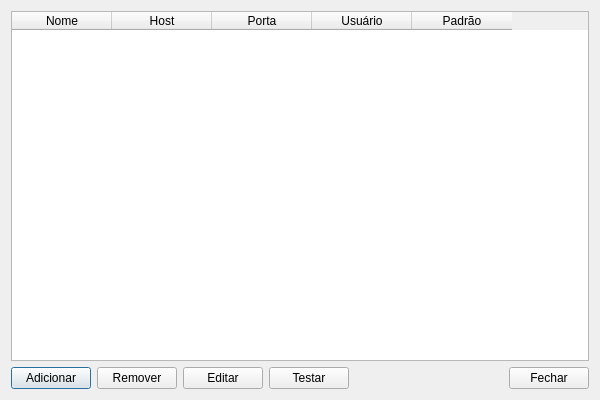
<?xml version="1.0" encoding="UTF-8"?>
<ui version="4.0">
 <class>ManageConnectionsDialog</class>
 <widget class="QDialog" name="ManageConnectionsDialog">
  <property name="geometry">
   <rect>
    <x>0</x>
    <y>0</y>
    <width>600</width>
    <height>400</height>
   </rect>
  </property>
  <property name="windowTitle">
   <string>Gerenciar Conexões PostGIS</string>
  </property>
  <layout class="QVBoxLayout" name="verticalLayout">
   <item>
    <widget class="QTableWidget" name="tblConexoes">
     <column>
      <property name="text">
       <string>Nome</string>
      </property>
     </column>
     <column>
      <property name="text">
       <string>Host</string>
      </property>
     </column>
     <column>
      <property name="text">
       <string>Porta</string>
      </property>
     </column>
     <column>
      <property name="text">
       <string>Usuário</string>
      </property>
     </column>
     <column>
      <property name="text">
       <string>Padrão</string>
      </property>
     </column>
    </widget>
   </item>
   <item>
    <layout class="QHBoxLayout" name="horizontalLayout">
     <item>
      <widget class="QPushButton" name="btnAdd">
       <property name="text">
        <string>Adicionar</string>
       </property>
      </widget>
     </item>
     <item>
      <widget class="QPushButton" name="btnRemove">
       <property name="text">
        <string>Remover</string>
       </property>
      </widget>
     </item>
     <item>
      <widget class="QPushButton" name="btnEdit">
       <property name="text">
        <string>Editar</string>
       </property>
      </widget>
     </item>
     <item>
      <widget class="QPushButton" name="btnTest">
       <property name="text">
        <string>Testar</string>
       </property>
      </widget>
     </item>
     <item>
      <spacer name="horizontalSpacer">
       <property name="orientation">
        <enum>Qt::Horizontal</enum>
       </property>
       <property name="sizeHint" stdset="0">
        <size>
         <width>40</width>
         <height>20</height>
        </size>
       </property>
      </spacer>
     </item>
     <item>
      <widget class="QPushButton" name="btnClose">
       <property name="text">
        <string>Fechar</string>
       </property>
      </widget>
     </item>
    </layout>
   </item>
  </layout>
 </widget>
 <resources/>
 <connections/>
</ui>
